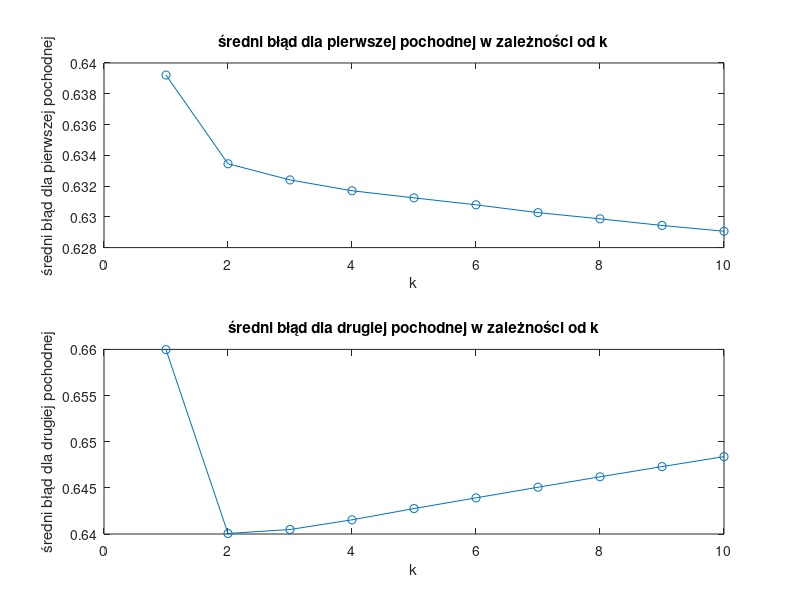

Here is the MATLAB script that generated this plot:

N = 1000;
k_values = 1:10;

% sygnał sinusoidalny
x = sin(2 * pi / N * (0:N-1));


dx_true = cos(2 * pi / N * (0:N-1));    % pierwsza pochodna
d2x_true = -sin(2 * pi / N * (0:N-1));  % druga pochodna 

% szum gaussowski
x_noisy = x + 0.1 * randn(1, N);

%tablice do przechowywania błędów
mean_error_d1 = zeros(1, length(k_values));
mean_error_d2 = zeros(1, length(k_values));


for idx = 1:length(k_values)
    k = k_values(idx);
    
    %pierwsza pochodna numeryczna
    d1_num = (x_noisy(1+k:N) - x_noisy(1:N-k)) / k;
    
    % druga pochodna numeryczna
    d2_num = (x_noisy(1+2*k:N) - 2 * x_noisy(1+k:N-k) + x_noisy(1:N-2*k)) / (k^2);
    
    % obliczony błąd dla pierwszej pochodnej 
    error_d1 = abs(dx_true(1+k:N) - d1_num);
    mean_error_d1(idx) = mean(error_d1);
    
    % obliczony błąd dla drugiej pchodnej z pominięciem boundary effect 
    error_d2 = abs(d2x_true(1+2*k:N) - d2_num);
    mean_error_d2(idx) = mean(error_d2);
end

% znaleźenie optymalnego k dla pierwszej pochodnej z najmniejszym błędem
[~, optimal_k_idx] = min(mean_error_d1);
optimal_k = k_values(optimal_k_idx);

[~, optimal_k_idx_d2] = min(mean_error_d2);
optimal_k_d2 = k_values(optimal_k_idx_d2);
fprintf('optymalne k dla drugiej pochodnej %d\n', optimal_k_d2);

% Display results
fprintf('optymalne k dla pierwszej pochodnej %d\n', optimal_k);

% średni błąd 
figure;
subplot(2,1,1);
plot(k_values, mean_error_d1, '-o');
title('średni błąd dla pierwszej pochodnej w zależności od k');
xlabel('k');
ylabel('średni błąd dla pierwszej pochodnej');

subplot(2,1,2);
plot(k_values, mean_error_d2, '-o');
title('średni błąd dla drugiej pochodnej w zależności od k');
xlabel('k');
ylabel('średni błąd dla drugiej pochodnej');
